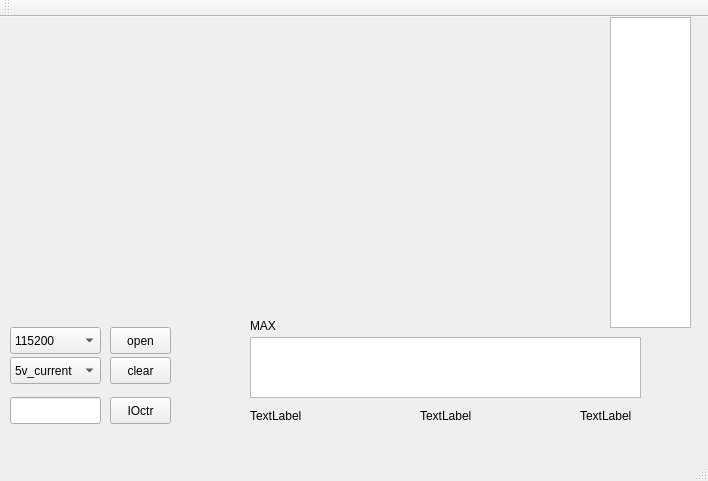
<?xml version="1.0" encoding="UTF-8"?>
<ui version="4.0">
 <class>MainWindow</class>
 <widget class="QMainWindow" name="MainWindow">
  <property name="geometry">
   <rect>
    <x>0</x>
    <y>0</y>
    <width>708</width>
    <height>481</height>
   </rect>
  </property>
  <property name="windowTitle">
   <string>MainWindow</string>
  </property>
  <widget class="QWidget" name="centralWidget">
   <widget class="QTextBrowser" name="textBrowser_data">
    <property name="geometry">
     <rect>
      <x>610</x>
      <y>0</y>
      <width>81</width>
      <height>311</height>
     </rect>
    </property>
   </widget>
   <widget class="QComboBox" name="comboBox_baudRate">
    <property name="geometry">
     <rect>
      <x>10</x>
      <y>310</y>
      <width>91</width>
      <height>27</height>
     </rect>
    </property>
    <item>
     <property name="text">
      <string>115200</string>
     </property>
    </item>
    <item>
     <property name="text">
      <string>9600</string>
     </property>
    </item>
   </widget>
   <widget class="QPushButton" name="pushButton">
    <property name="geometry">
     <rect>
      <x>110</x>
      <y>310</y>
      <width>61</width>
      <height>27</height>
     </rect>
    </property>
    <property name="text">
     <string>open</string>
    </property>
   </widget>
   <widget class="QTextBrowser" name="textBrowser_tem">
    <property name="geometry">
     <rect>
      <x>250</x>
      <y>320</y>
      <width>391</width>
      <height>61</height>
     </rect>
    </property>
   </widget>
   <widget class="QComboBox" name="comboBox_choses">
    <property name="geometry">
     <rect>
      <x>10</x>
      <y>340</y>
      <width>91</width>
      <height>27</height>
     </rect>
    </property>
    <item>
     <property name="text">
      <string>5v_current</string>
     </property>
    </item>
    <item>
     <property name="text">
      <string>temp</string>
     </property>
    </item>
    <item>
     <property name="text">
      <string>humi</string>
     </property>
    </item>
   </widget>
   <widget class="QLabel" name="label_max">
    <property name="geometry">
     <rect>
      <x>250</x>
      <y>300</y>
      <width>71</width>
      <height>17</height>
     </rect>
    </property>
    <property name="text">
     <string>MAX</string>
    </property>
   </widget>
   <widget class="QPushButton" name="pushButton_clear">
    <property name="geometry">
     <rect>
      <x>110</x>
      <y>340</y>
      <width>61</width>
      <height>27</height>
     </rect>
    </property>
    <property name="text">
     <string>clear</string>
    </property>
   </widget>
   <widget class="QLabel" name="label_5v_c">
    <property name="geometry">
     <rect>
      <x>250</x>
      <y>390</y>
      <width>141</width>
      <height>17</height>
     </rect>
    </property>
    <property name="text">
     <string>TextLabel</string>
    </property>
   </widget>
   <widget class="QLabel" name="label_i12">
    <property name="geometry">
     <rect>
      <x>420</x>
      <y>390</y>
      <width>111</width>
      <height>17</height>
     </rect>
    </property>
    <property name="text">
     <string>TextLabel</string>
    </property>
   </widget>
   <widget class="QLabel" name="label_u5">
    <property name="geometry">
     <rect>
      <x>580</x>
      <y>390</y>
      <width>111</width>
      <height>17</height>
     </rect>
    </property>
    <property name="text">
     <string>TextLabel</string>
    </property>
   </widget>
   <widget class="QPushButton" name="pushButton_2">
    <property name="geometry">
     <rect>
      <x>110</x>
      <y>380</y>
      <width>61</width>
      <height>27</height>
     </rect>
    </property>
    <property name="text">
     <string>IOctr</string>
    </property>
   </widget>
   <widget class="QLineEdit" name="lineEdit">
    <property name="geometry">
     <rect>
      <x>10</x>
      <y>380</y>
      <width>91</width>
      <height>27</height>
     </rect>
    </property>
   </widget>
  </widget>
  <widget class="QMenuBar" name="menuBar">
   <property name="geometry">
    <rect>
     <x>0</x>
     <y>0</y>
     <width>708</width>
     <height>25</height>
    </rect>
   </property>
  </widget>
  <widget class="QToolBar" name="mainToolBar">
   <attribute name="toolBarArea">
    <enum>TopToolBarArea</enum>
   </attribute>
   <attribute name="toolBarBreak">
    <bool>false</bool>
   </attribute>
  </widget>
  <widget class="QStatusBar" name="statusBar"/>
 </widget>
 <layoutdefault spacing="6" margin="11"/>
 <resources/>
 <connections/>
</ui>
